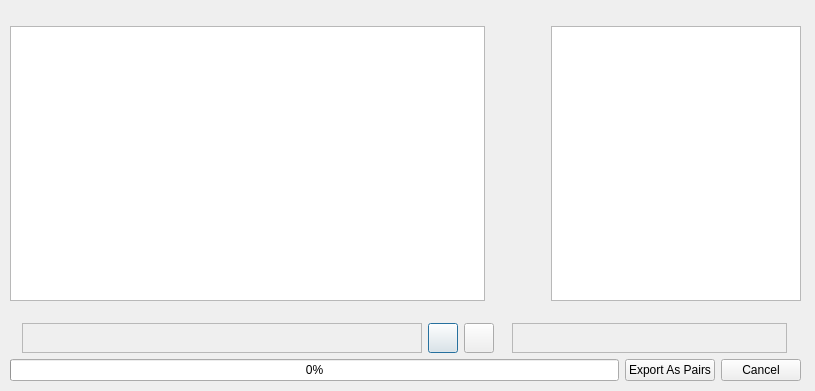
<?xml version="1.0" encoding="UTF-8"?>
<ui version="4.0">
 <class>ExportImagesDialog</class>
 <widget class="QDialog" name="ExportImagesDialog">
  <property name="geometry">
   <rect>
    <x>0</x>
    <y>0</y>
    <width>815</width>
    <height>391</height>
   </rect>
  </property>
  <property name="windowTitle">
   <string>Export Project</string>
  </property>
  <property name="windowIcon">
   <iconset>
    <normaloff>../assets/icons/logic_icon16x16.png</normaloff>../assets/icons/logic_icon16x16.png</iconset>
  </property>
  <widget class="QWidget" name="">
   <property name="geometry">
    <rect>
     <x>10</x>
     <y>10</y>
     <width>791</width>
     <height>371</height>
    </rect>
   </property>
   <layout class="QVBoxLayout" name="verticalLayout">
    <item>
     <layout class="QHBoxLayout" name="horizontalLayout">
      <item alignment="Qt::AlignLeft|Qt::AlignVCenter">
       <widget class="QGraphicsView" name="mediaGraphicsView">
        <property name="minimumSize">
         <size>
          <width>475</width>
          <height>275</height>
         </size>
        </property>
        <property name="maximumSize">
         <size>
          <width>475</width>
          <height>275</height>
         </size>
        </property>
       </widget>
      </item>
      <item alignment="Qt::AlignRight|Qt::AlignVCenter">
       <widget class="QTextBrowser" name="renderedPromptMediaView">
        <property name="minimumSize">
         <size>
          <width>250</width>
          <height>275</height>
         </size>
        </property>
        <property name="maximumSize">
         <size>
          <width>250</width>
          <height>275</height>
         </size>
        </property>
       </widget>
      </item>
     </layout>
    </item>
    <item>
     <layout class="QHBoxLayout" name="horizontalLayout_4">
      <item>
       <layout class="QHBoxLayout" name="horizontalLayout_2">
        <item>
         <widget class="QFrame" name="frame">
          <property name="minimumSize">
           <size>
            <width>400</width>
            <height>30</height>
           </size>
          </property>
          <property name="maximumSize">
           <size>
            <width>400</width>
            <height>30</height>
           </size>
          </property>
          <property name="frameShape">
           <enum>QFrame::StyledPanel</enum>
          </property>
          <property name="frameShadow">
           <enum>QFrame::Raised</enum>
          </property>
          <widget class="QLabel" name="mediaImageLabel">
           <property name="geometry">
            <rect>
             <x>0</x>
             <y>10</y>
             <width>390</width>
             <height>20</height>
            </rect>
           </property>
           <property name="sizePolicy">
            <sizepolicy hsizetype="Fixed" vsizetype="Fixed">
             <horstretch>0</horstretch>
             <verstretch>0</verstretch>
            </sizepolicy>
           </property>
           <property name="text">
            <string/>
           </property>
          </widget>
         </widget>
        </item>
        <item>
         <widget class="QPushButton" name="previousButton">
          <property name="minimumSize">
           <size>
            <width>30</width>
            <height>30</height>
           </size>
          </property>
          <property name="maximumSize">
           <size>
            <width>30</width>
            <height>30</height>
           </size>
          </property>
          <property name="text">
           <string/>
          </property>
          <property name="icon">
           <iconset>
            <normaloff>../assets/icons/rewind.png</normaloff>../assets/icons/rewind.png</iconset>
          </property>
         </widget>
        </item>
        <item>
         <widget class="QPushButton" name="nextButton">
          <property name="minimumSize">
           <size>
            <width>30</width>
            <height>30</height>
           </size>
          </property>
          <property name="maximumSize">
           <size>
            <width>30</width>
            <height>30</height>
           </size>
          </property>
          <property name="text">
           <string/>
          </property>
          <property name="icon">
           <iconset>
            <normaloff>../assets/icons/forward.png</normaloff>../assets/icons/forward.png</iconset>
          </property>
         </widget>
        </item>
       </layout>
      </item>
      <item>
       <widget class="QFrame" name="frame_2">
        <property name="minimumSize">
         <size>
          <width>275</width>
          <height>30</height>
         </size>
        </property>
        <property name="maximumSize">
         <size>
          <width>275</width>
          <height>30</height>
         </size>
        </property>
        <property name="frameShape">
         <enum>QFrame::StyledPanel</enum>
        </property>
        <property name="frameShadow">
         <enum>QFrame::Raised</enum>
        </property>
        <widget class="QLabel" name="captionLabel">
         <property name="geometry">
          <rect>
           <x>10</x>
           <y>10</y>
           <width>251</width>
           <height>16</height>
          </rect>
         </property>
         <property name="sizePolicy">
          <sizepolicy hsizetype="Fixed" vsizetype="Fixed">
           <horstretch>0</horstretch>
           <verstretch>0</verstretch>
          </sizepolicy>
         </property>
         <property name="text">
          <string/>
         </property>
        </widget>
       </widget>
      </item>
     </layout>
    </item>
    <item>
     <layout class="QHBoxLayout" name="horizontalLayout_3">
      <item>
       <widget class="QProgressBar" name="exportProgressBar">
        <property name="value">
         <number>0</number>
        </property>
       </widget>
      </item>
      <item>
       <widget class="QPushButton" name="exportAsPairsButton">
        <property name="text">
         <string>Export As Pairs</string>
        </property>
       </widget>
      </item>
      <item>
       <widget class="QPushButton" name="cancelButton">
        <property name="text">
         <string>Cancel</string>
        </property>
       </widget>
      </item>
     </layout>
    </item>
   </layout>
  </widget>
 </widget>
 <resources/>
 <connections/>
</ui>
